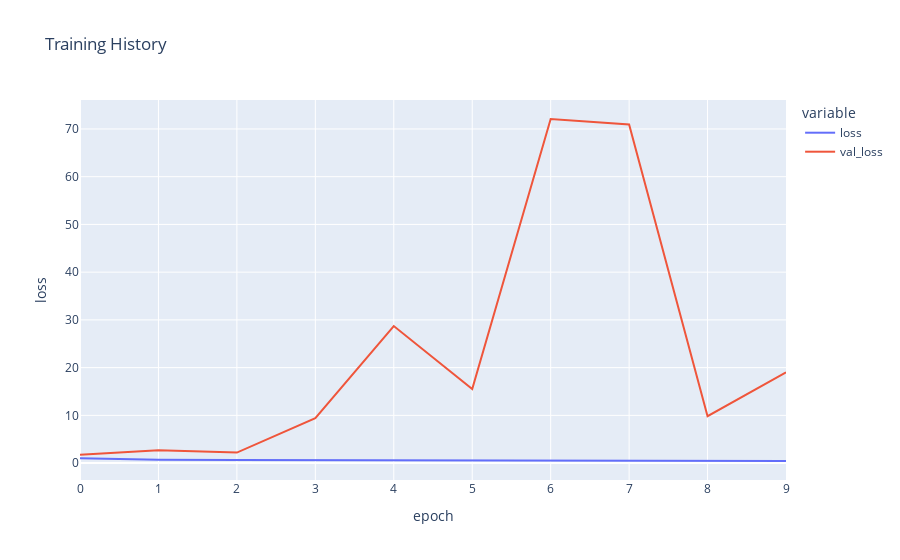

Source (notebook cell):
### Code cell
fig = px.line(
    history_age.history, y=['loss', 'val_loss'],
    labels={'index': 'epoch', 'value': 'loss'}, 
    title='Training History')
fig.show()

### Figure 1 — Plotly figure (JSON) as saved in the notebook; plotly's stock layout.template omitted (floating-point values rounded to 4 significant figures)
{"data": [{"hovertemplate": "variable=loss<br>epoch=%{x}<br>loss=%{y}<extra></extra>", "legendgroup": "loss", "line": {"color": "#636efa", "dash": "solid"}, "marker": {"symbol": "circle"}, "mode": "lines", "name": "loss", "orientation": "v", "showlegend": true, "type": "scatter", "x": [0, 1, 2, 3, 4, 5, 6, 7, 8, 9], "xaxis": "x", "y": [0.9916, 0.7186, 0.6522, 0.6108, 0.5769, 0.5418, 0.5175, 0.4857, 0.4606, 0.4407], "yaxis": "y"}, {"hovertemplate": "variable=val_loss<br>epoch=%{x}<br>loss=%{y}<extra></extra>", "legendgroup": "val_loss", "line": {"color": "#EF553B", "dash": "solid"}, "marker": {"symbol": "circle"}, "mode": "lines", "name": "val_loss", "orientation": "v", "showlegend": true, "type": "scatter", "x": [0, 1, 2, 3, 4, 5, 6, 7, 8, 9], "xaxis": "x", "y": [1.759, 2.699, 2.205, 9.393, 28.71, 15.54, 72.08, 70.94, 9.838, 19.03], "yaxis": "y"}], "layout": {"legend": {"title": {"text": "variable"}, "tracegroupgap": 0}, "title": {"text": "Training History"}, "xaxis": {"anchor": "y", "domain": [0, 1], "title": {"text": "epoch"}}, "yaxis": {"anchor": "x", "domain": [0, 1], "title": {"text": "loss"}}}}
